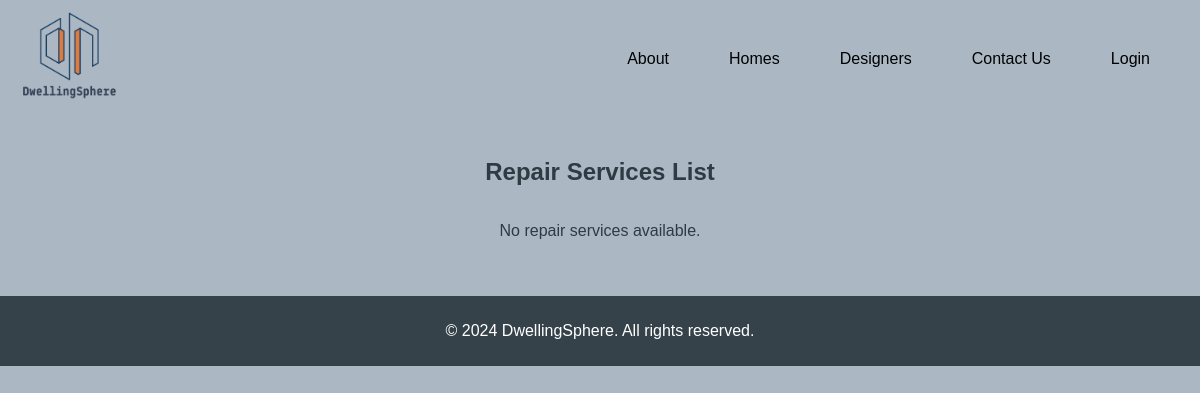
Page /repairs/list/ on the earlier database version.
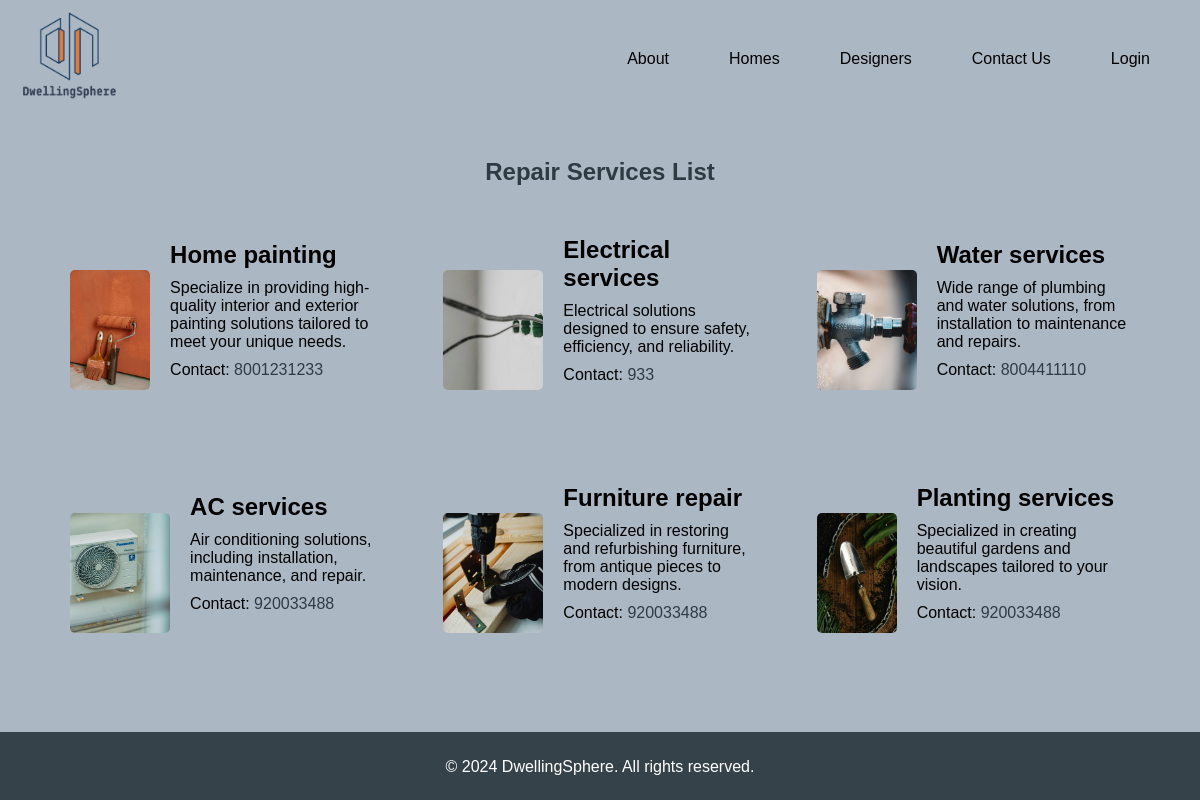
Same page on the later database version.
### repairs/models.py (models this page shows, shortened)
class RepairService(models.Model):
    name = models.CharField(max_length=200)
    description = models.TextField()
    contact_info = models.CharField(max_length=200)
    img = models.ImageField(upload_to='images/', blank=True, null=True)

### repairs/views.py (the view)
# urls.py: path('list/', views.repair_list_view, name='repair_list_view'),  # URL for viewing the list of repair services
def repair_list_view(request):
    services = RepairService.objects.all()  # Fetch all repair service objects
    return render(request, 'repairs/repair_list.html', {'services': services})

### repairs/templates/repairs/repair_list.html (shortened to what this page needs)
{% extends 'main_app/base.html' %}
{% load static %}
{% block content %}
<div class="services-list-container">
    <h2>Repair Services List</h2>
    <div class="services-grid">
        {% for service in services %}
        <div class="service-card">
            {% if service.img %}
                <img src="{{ service.img.url }}" alt="{{ service.name }}">
            {% endif %}
            <div class="service-details">
                <div class="service-name">{{ service.name }}</div>
                <div class="service-description">{{ service.description }}</div>
                <div class="service-contact">
                    Contact: <a href="tel:{{ service.contact_info }}">{{ service.contact_info }}</a>
                </div>
            </div>
        </div>
        {% empty %}
            <p>No repair services available.</p>
        {% endfor %}
    </div>
</div>
{% endblock %}

### main_app/templates/main_app/base.html (shortened to what this page needs)
{% load static %}
<!DOCTYPE html>
<html lang="en">
<head>
    <link rel="stylesheet" href="{% static 'css/styles.css' %}">
</head>
<body>
    <header>
        <h1>
            <a href="{% url 'main_app:home_view' %}">
                <img src="{% static 'images/logo.png' %}" alt="DwellingSphere Logo" style="height: 90px;">
            </a>
        </h1>
        <nav>
            <a href="{% url 'main_app:home_view' %}#about">About</a>
            <div>
                <a href="{% url 'homes:home_list' %}">Homes</a>
            </div>
            <a href="{% url 'designers:designers_list_view' %}">Designers</a>
            <a href="{% url 'main_app:contact_view' %}">Contact Us</a>
            <a href="#">Login</a>
        </nav>
    </header>
    <main>
        {% block content %}{% endblock %}
    </main>
    <footer>
        <p>&copy; 2024 DwellingSphere. All rights reserved.</p>
    </footer>
</body>
</html>

### main_app/static/css/styles.css (style rules this page uses)
body { font-family: Arial, sans-serif; margin: 0; padding: 0; background-color: #abb8c4; }
header { background: #abb8c4; color: #000000; padding: 10px 20px; display: flex; justify-content: space-between; align-items: center; margin-bottom: -20px; }
header h1 { margin: 0; }
header h1 img { height: 60px; margin-right: 15px; }
header nav { display: flex; align-items: center; }
header nav a { color: #000000; margin: 0 15px; text-decoration: none; }
nav { position: relative; }
nav a { padding: 10px 15px; text-decoration: none; color: #333; transition: background-color 0.3s; }
main { padding: 20px; }
footer { text-align: center; padding: 10px 0; background: #35424a; color: #ffffff; position: relative; bottom: 0; width: 100%; }

### repairs/templates/repairs/repair_list.html (style rules this page uses)
body { background-color: #abb8c4; color: #2f3a42; }
.services-list-container { display: flex; flex-direction: column; align-items: center; padding: 20px; }
.services-grid { display: flex; flex-wrap: wrap; justify-content: center; width: 100%; }
.service-card { background-color: #abb8c4; color: #000; margin: 10px; padding: 20px; border-radius: 5px; width: calc(33.33% - 20px); max-width: 600px; display: flex; align-items: center; box-sizing: border-box; }
.service-card img { width: 100px; height: 120px; object-fit: cover; border-radius: 5px; margin-right: 20px; }
.service-details { flex-grow: 1; margin-bottom: 40px; }
.service-name { font-size: 1.5em; font-weight: bold; }
.service-description { margin-top: 10px; }
.service-contact { margin-top: 10px; }
.service-contact a { color: #2f3a42; text-decoration: none; }

Differences in the rows shown:
added RepairService: img (picture), name "Home painting", description "Specialize in providing high-quality interior and exterior painting solutions tailored to meet your unique needs.", contact_info "8001231233"
added RepairService: img (picture), name "Electrical services", description "Electrical solutions designed to ensure safety, efficiency, and reliability.", contact_info "933"
added RepairService: img (picture), name "Water services", description "Wide range of plumbing and water solutions, from installation to maintenance and repairs.", contact_info "8004411110"
added RepairService: img (picture), name "AC services", description "Air conditioning solutions, including installation, maintenance, and repair.", contact_info "920033488"
added RepairService: img (picture), name "Furniture repair", description "Specialized in restoring and refurbishing furniture, from antique pieces to modern designs.", contact_info "920033488"
added RepairService: img (picture), name "Planting services", description "Specialized in creating beautiful gardens and landscapes tailored to your vision.", contact_info "920033488"
Other differences:
text no longer shown: "No repair services available."
